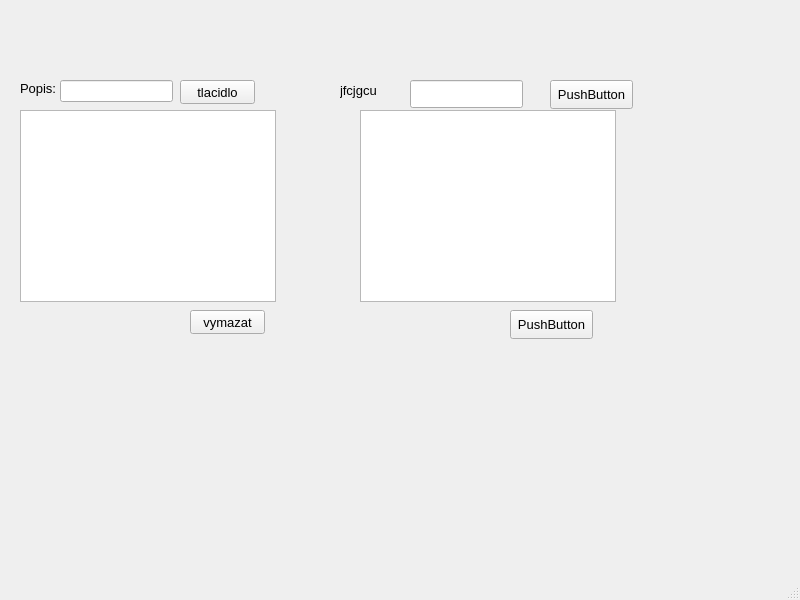
<?xml version="1.0" encoding="UTF-8"?>
<ui version="4.0">
 <class>MainWindow</class>
 <widget class="QMainWindow" name="MainWindow">
  <property name="geometry">
   <rect>
    <x>0</x>
    <y>0</y>
    <width>800</width>
    <height>600</height>
   </rect>
  </property>
  <property name="font">
   <font>
    <family>Arial</family>
    <pointsize>10</pointsize>
    <bold>false</bold>
   </font>
  </property>
  <property name="windowTitle">
   <string>MainWindow</string>
  </property>
  <property name="styleSheet">
   <string notr="true"/>
  </property>
  <widget class="QWidget" name="centralwidget">
   <widget class="QPushButton" name="pushButton">
    <property name="geometry">
     <rect>
      <x>180</x>
      <y>80</y>
      <width>75</width>
      <height>24</height>
     </rect>
    </property>
    <property name="styleSheet">
     <string notr="true"/>
    </property>
    <property name="text">
     <string>tlacidlo</string>
    </property>
   </widget>
   <widget class="QLineEdit" name="lineEdit">
    <property name="geometry">
     <rect>
      <x>60</x>
      <y>80</y>
      <width>113</width>
      <height>22</height>
     </rect>
    </property>
   </widget>
   <widget class="QLabel" name="label">
    <property name="geometry">
     <rect>
      <x>20</x>
      <y>80</y>
      <width>49</width>
      <height>16</height>
     </rect>
    </property>
    <property name="text">
     <string>Popis:</string>
    </property>
   </widget>
   <widget class="QListWidget" name="listWidget">
    <property name="geometry">
     <rect>
      <x>20</x>
      <y>110</y>
      <width>256</width>
      <height>192</height>
     </rect>
    </property>
   </widget>
   <widget class="QPushButton" name="pushButton_2">
    <property name="geometry">
     <rect>
      <x>190</x>
      <y>310</y>
      <width>75</width>
      <height>24</height>
     </rect>
    </property>
    <property name="text">
     <string>vymazat</string>
    </property>
   </widget>
   <widget class="QPushButton" name="pushButton_3">
    <property name="geometry">
     <rect>
      <x>550</x>
      <y>80</y>
      <width>83</width>
      <height>29</height>
     </rect>
    </property>
    <property name="text">
     <string>PushButton</string>
    </property>
   </widget>
   <widget class="QLineEdit" name="lineEdit_2">
    <property name="geometry">
     <rect>
      <x>410</x>
      <y>80</y>
      <width>113</width>
      <height>28</height>
     </rect>
    </property>
   </widget>
   <widget class="QLabel" name="label_2">
    <property name="geometry">
     <rect>
      <x>340</x>
      <y>80</y>
      <width>63</width>
      <height>20</height>
     </rect>
    </property>
    <property name="text">
     <string>jfcjgcu</string>
    </property>
   </widget>
   <widget class="QListWidget" name="listWidget_2">
    <property name="geometry">
     <rect>
      <x>360</x>
      <y>110</y>
      <width>256</width>
      <height>192</height>
     </rect>
    </property>
   </widget>
   <widget class="QPushButton" name="pushButton_4">
    <property name="geometry">
     <rect>
      <x>510</x>
      <y>310</y>
      <width>83</width>
      <height>29</height>
     </rect>
    </property>
    <property name="text">
     <string>PushButton</string>
    </property>
   </widget>
  </widget>
  <widget class="QMenuBar" name="menubar">
   <property name="geometry">
    <rect>
     <x>0</x>
     <y>0</y>
     <width>800</width>
     <height>24</height>
    </rect>
   </property>
  </widget>
  <widget class="QStatusBar" name="statusbar"/>
 </widget>
 <resources/>
 <connections/>
</ui>
